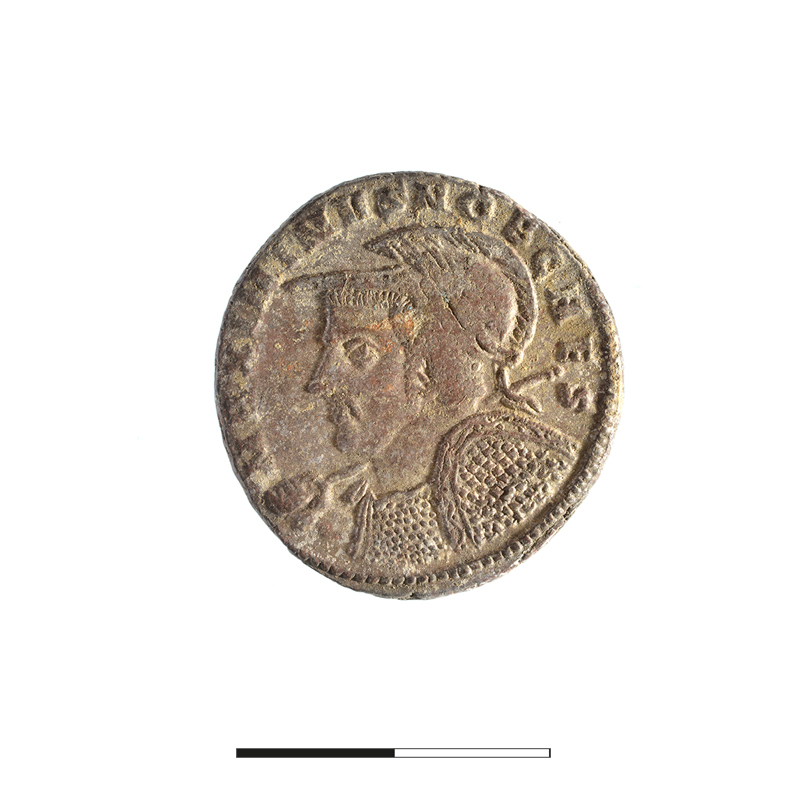
#> input picture NumApp/data/13001 Droit.jpg, 787 x 787 px
$ python -i processing.py   (imports and definitions only)   (older library calls are emulated)
#> lines starting #> are read from the running program, lines starting #| are printed output that depends on the picture; after the words box and inside, x2 and y2 are one past the last pixel; in counts of white or black regions, pixels touching at a corner belong together
import numpy as np
import cv2
import matplotlib.pyplot as plt

from skimage.restoration import denoise_tv_chambolle


def preprocess(img :np.ndarray,flou:int,resize:int=0)->np.ndarray:
    '''Renvoie une image apres
    - flou gaussien
    - detecteur de contours (Laplace)'''

    img = cv2.GaussianBlur(img,(flou,flou),cv2.BORDER_DEFAULT)
    contours = cv2.convertScaleAbs(cv2.Laplacian(img,cv2.CV_64F))
    if(resize != 0):
        contours = cv2.resize(contours, (resize,resize), interpolation = cv2.INTER_AREA)
    contours = np.float32(contours)
    return contours


def cropToCoin(imgPath:str)-> np.ndarray:
    #Lecture
#> called with imgPath = '../data/13001 Droit.jpg'
    img = cv2.imread(imgPath,cv2.IMREAD_COLOR)
#> img is the input picture: shape (787, 787, 3); mean B, G, R 222, 226.7, 231.1
    img = cv2.cvtColor(img, cv2.COLOR_BGR2RGB)

    #Couper le bas 100 pixel
    deltaL = 100
    img = img[:-deltaL,:]
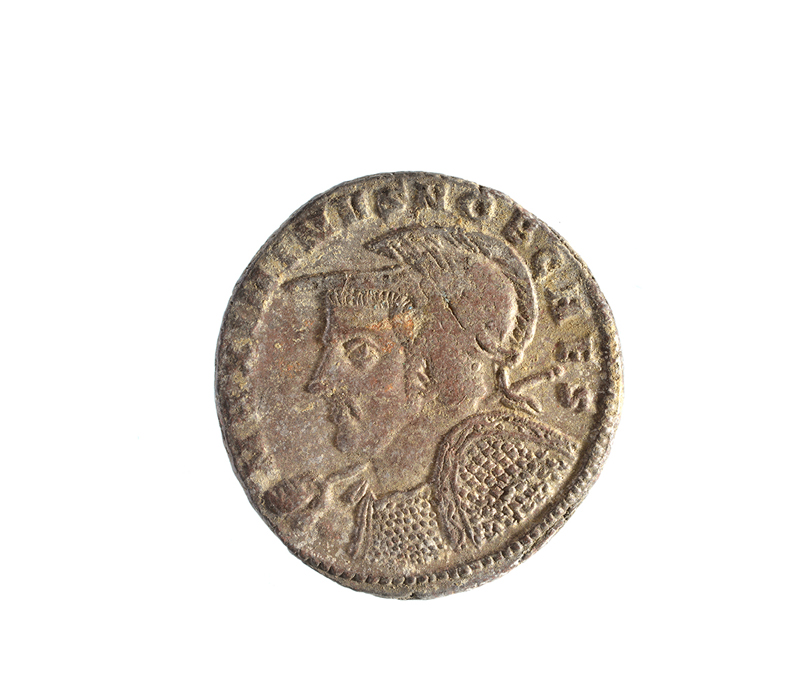
#> img: shape (687, 787, 3); mean R, G, B 228.3, 223.3, 218

    #Convesrion en gris
    gray = cv2.cvtColor(img, cv2.COLOR_RGB2GRAY)
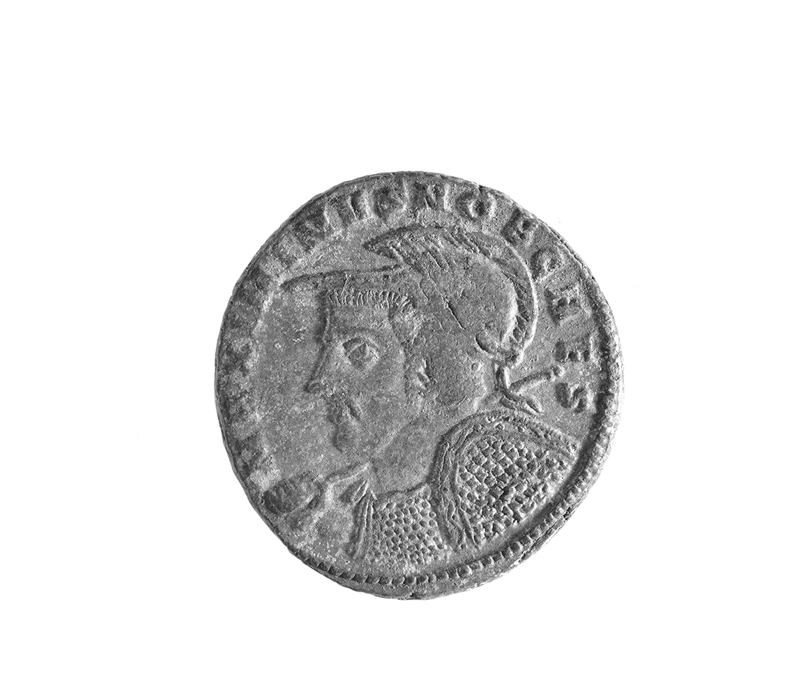
#> gray: shape (687, 787); min 9, max 255, mean 224.2
    ret,thresh1 = cv2.threshold(gray,253,255,cv2.THRESH_BINARY)
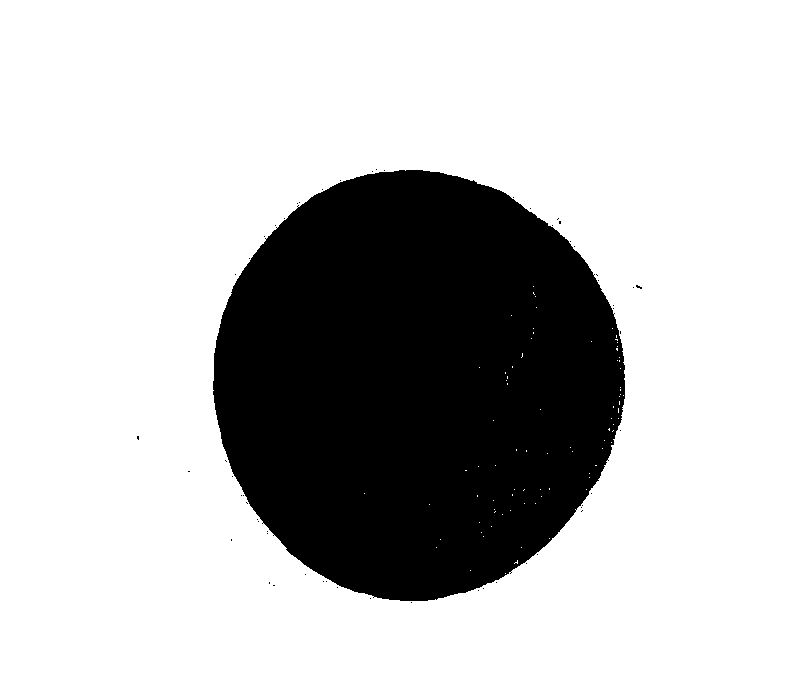
#> thresh1: shape (687, 787); 74.6% white; 57 black regions (56 under 20 px), largest, box (x1, y1, x2, y2) and area: (213, 170, 625, 601) 137164

    #Calcul du centre de masse
    mass_x, mass_y = np.where(thresh1 <= 0)
    cent_x = np.average(mass_x)
#> cent_x = 383.5
    cent_y = np.average(mass_y)
#> cent_y = 416.3

    ### Recadrage
    SidePixel = 360
    pixG = int(cent_x - SidePixel/2)
#> pixG = 203
    pixD = int(cent_x + SidePixel/2)
#> pixD = 563
    pixH = int(cent_y - SidePixel/2)
#> pixH = 236
    pixB = int(cent_y + SidePixel/2)
#> pixB = 596

    return img[pixG:pixD,pixH:pixB]
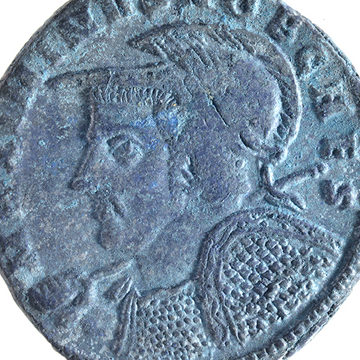
#> returned value: shape (360, 360, 3); mean of channels 0, 1, 2 159, 139.7, 119.5; drawn as B, G, R


def getContour(img:np.ndarray,denoiseTVWeight:float)->np.ndarray:
    #transformation en nuances de gris
    gray = cv2.cvtColor(img, cv2.COLOR_RGB2GRAY)
    # Total variation regularization
    denoisedImg = denoise_tv_chambolle(gray,weight=denoiseTVWeight)

    #CLAHE (Contrast Limited Adaptive Histogram Equalization)
    clahe = cv2.createCLAHE(clipLimit=2.0, tileGridSize=(8,8))
    denoisedImg = cv2.normalize(src=denoisedImg, dst=None, alpha=0, beta=255, norm_type=cv2.NORM_MINMAX, dtype=cv2.CV_8U)
    cl1 = clahe.apply(denoisedImg)

    #Laplace
    Laplace = cv2.Laplacian(cl1,cv2.CV_64F)
    contours = cv2.convertScaleAbs(Laplace)

    #Normalisation
    norm = np.linalg.norm(contours)
    contours = contours/norm

    return contours

>>> result = cropToCoin('../data/13001 Droit.jpg')

$ run again, on NumApp/data/34268 Droit.jpg
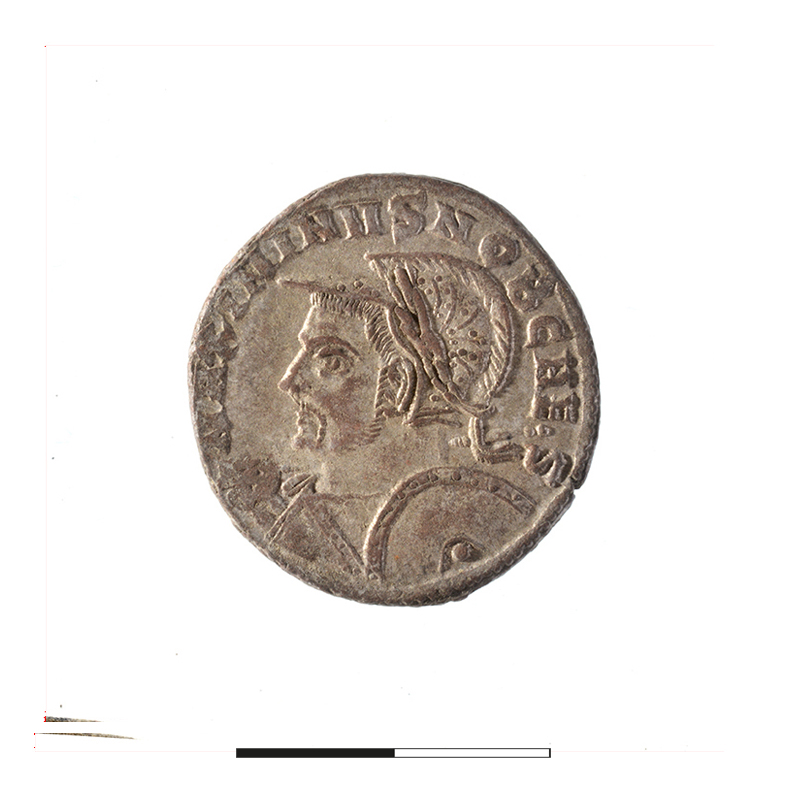
#> input picture NumApp/data/34268 Droit.jpg, 787 x 787 px
#> in cropToCoin, img is the input picture: shape (787, 787, 3); mean B, G, R 220.7, 224.3, 228.6
#> in cropToCoin, `ret,thresh1 = cv2.threshold(gray,253,255,cv2.THRESH_BINARY)`:
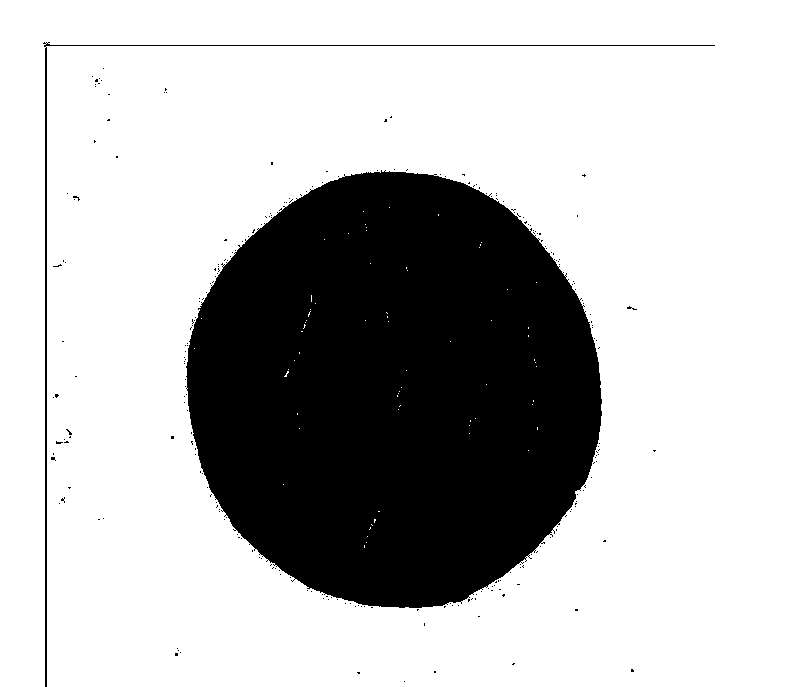
#> thresh1: shape (687, 787); 73.5% white; 255 black regions (253 under 20 px), largest, box (x1, y1, x2, y2) and area: (186, 170, 602, 608) 140975, (43, 42, 715, 687) 1964
#> cent_x = 388.2
#> cent_y = 390.3
#> pixG = 208
#> pixD = 568
#> pixH = 210
#> pixB = 570
#> in cropToCoin, `return img[pixG:pixD,pixH:pixB]`:
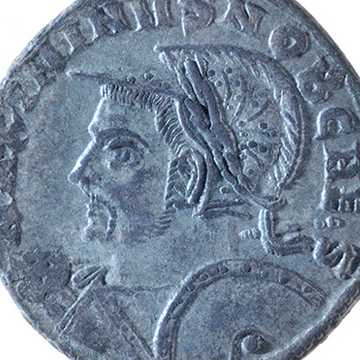
#> returned value: shape (360, 360, 3); mean of channels 0, 1, 2 151.5, 133.4, 118; drawn as B, G, R
